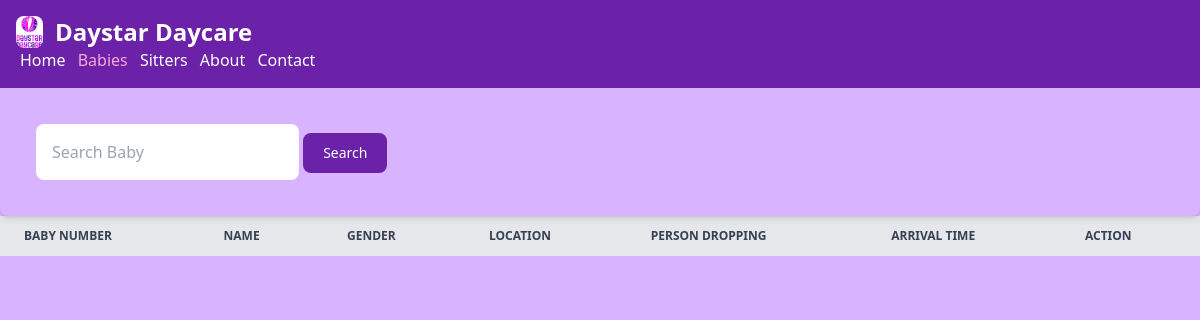
Before: /baby/pickupbaby with the older database file.
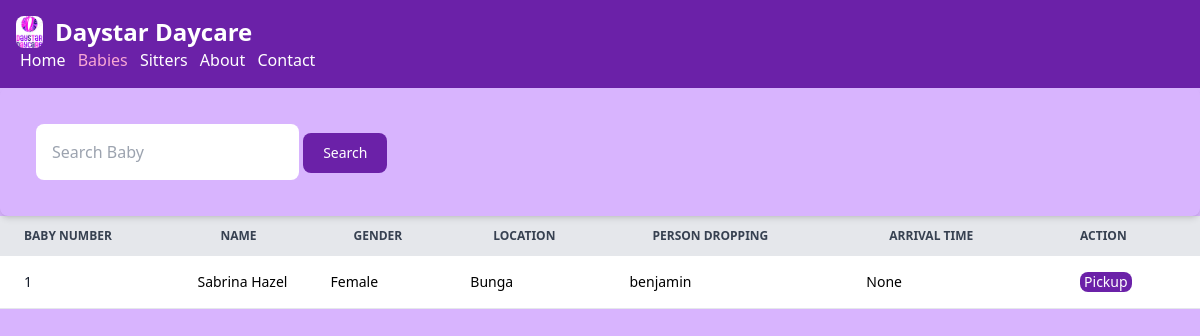
After: the same page with the newer database file.
### baby_app/models.py (models this page shows, shortened)
class Baby(models.Model):
    name = models.CharField(max_length=100)
    gender = models.CharField(max_length=25)
    age = models.IntegerField()
    location = models.CharField(max_length=200)
    name_dropper = models.CharField(max_length=100)
    time_arrival = models.DateTimeField(auto_now_add=True)
    name_parents = models.CharField(max_length=100)
    amount_paid = models.FloatField()
    period_stay = models.CharField(max_length=50)

### baby_app/views.py (the view)
# urls.py: path('pickupbaby', views.pickupbaby, name='pickupbaby'),
def pickupbaby(request):
    babylist = Baby.objects.all()
    return render(request, 'baby_app/babypick.html', {'babylist': babylist})

### baby_app/templates/baby_app/babypick.html (shortened to what this page needs)
{% load static %}
<!DOCTYPE html>
<html lang="en">
<head>
    <script src="https://cdn.tailwindcss.com"></script>
</head>
<body class="bg-purple-300">
    <nav class="bg-purple-800 gap-2 p-4 items-end text-white">
        <div>
            <a href="/home" class="flex items-center mb-4 sm:mb-0 space-x-3 rtl:space-x-reverse">
                <img src="{% static "home_app/images/daystar_logo_2.jpg" %}" class="h-8 rounded-lg" alt="Daystar_Daycare_Logo">
                <span class="self-center text-2xl font-semibold whitespace-nowrap dark:text-white">Daystar Daycare</span>
            </a>
            <div class="justify-end">
                <a href="/home" class="px-1">Home</a>
                <a href="/baby/" class="text-pink-300 px-1">Babies</a>
                <a href="/sitter" class="px-1">Sitters</a>
                <a href="/abouts" class="px-1">About</a>
                <a href="/contacts" class="px-1">Contact</a>
            </div>
        </div>
    </nav>
    <div class="relative overflow-x-auto shadow-md sm:rounded-lg p-5">
        <div class="flex flex-wrap">
            <div class="w-1/2">
                <form action="post" class="p-4">
                    <input class="form-control p-4 rounded-lg" type="text" name="search" placeholder="Search Baby">
                    <button type="submit" class="text-white bg-purple-800 hover:bg-pink-300 focus:ring-4 focus:outline-none focus:ring-blue-300 font-medium rounded-lg text-sm w-full sm:w-auto px-5 py-2.5 text-center dark:bg-blue-600 dark:hover:bg-blue-600 dark:focus:ring-blue-800">Search</button>
                </form>
            </div>
        </div>
    </div>
    <table class="w-full text-sm text-left rtl:text-right text-black-500 dark:text-gray-400">
        <thead class="text-xs text-gray-700 uppercase bg-gray-200 dark:bg-gray-700 dark:text-gray-400">
            <tr>
                <th scope="col" class="px-6 py-3">
                    Baby Number
                </th>
                <th scope="col" class="px-6 py-3">
                    Name
                </th>
                <th scope="col" class="px-6 py-3">
                    Gender
                </th>
                <th scope="col" class="px-6 py-3">
                    Location
                </th>
                <th scope="col" class="px-6 py-3">
                    Person Dropping
                </th>
                <th scope="col" class="px-6 py-3">
                    Arrival Time
                </th>
                <th scope="col" class="px-6 py-3">
                    Action
                </th>
            </tr>
        </thead>
        <tbody>
            {% for baby in babylist %}
            <tr class="odd:bg-white odd:dark:bg-gray-900 even:bg-gray-50 even:dark:bg-gray-800 border-b dark:border-gray-700">
                <th scope="row" class="px-6 py-4 font-medium text-gray-900 whitespace-nowrap dark:text-white">{{ baby.id }}</th>
                <td px-6 py-4>{{ baby.name }}</td>
                <td px-6 py-4>{{ baby.gender }}</td>
                <td px-6 py-4>{{ baby.location }}</td>
                <td px-6 py-4>{{ baby.name_dropper }}</td>
                <td px-6 py-4>{{ baby.time_arrival }}</td>
                <td class="px-6 py-4">
                    <a href="{% url "pickup" baby.id %}">
                        <button type="submit" class="px-1 py-0 bg-purple-800 text-white hover:bg-pink-300 rounded-lg">Pickup</button>
                    </a>
                </td>
            </tr>
            {% endfor %}
        </tbody>
    </table>
</body>
</html>

Changed rows visible on the page:
added Baby: id "1", name "Sabrina Hazel", gender "Female", location "Bunga", name_dropper "benjamin", time_arrival "None"
